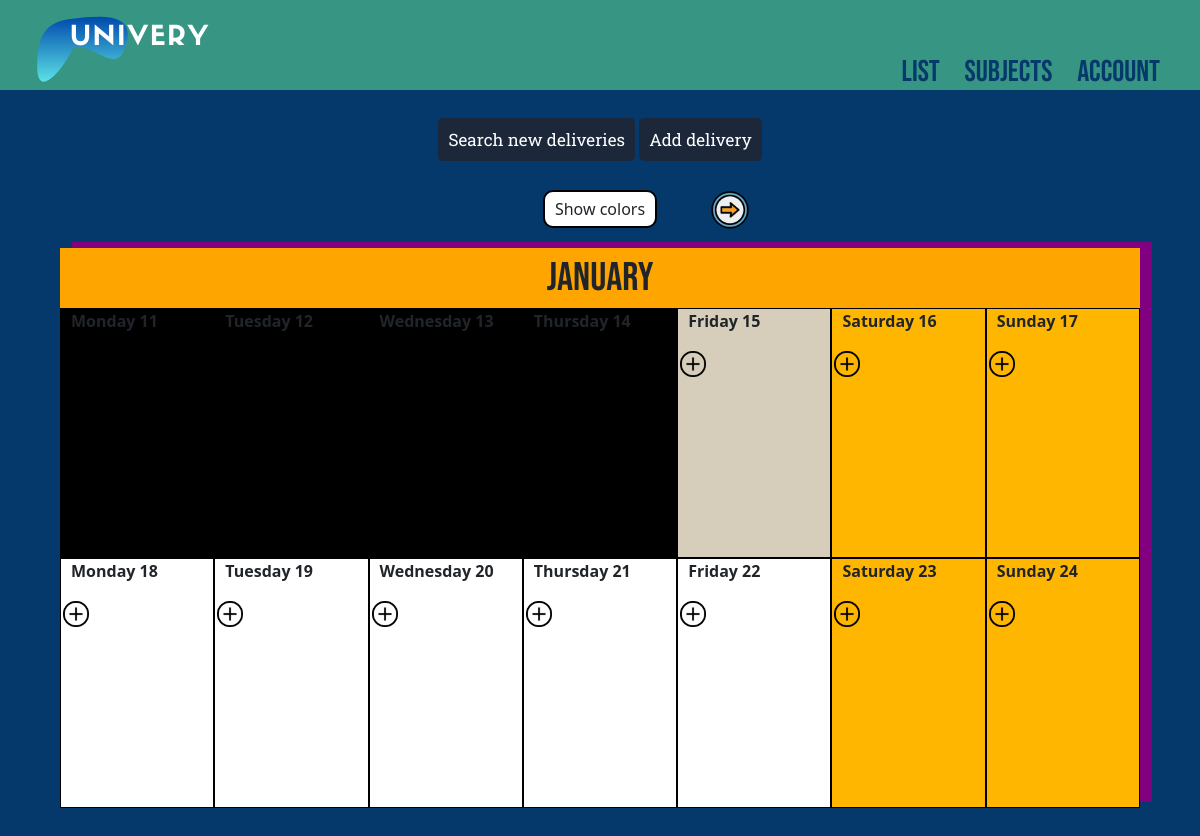
The app's page /calendar (signed in), older data.
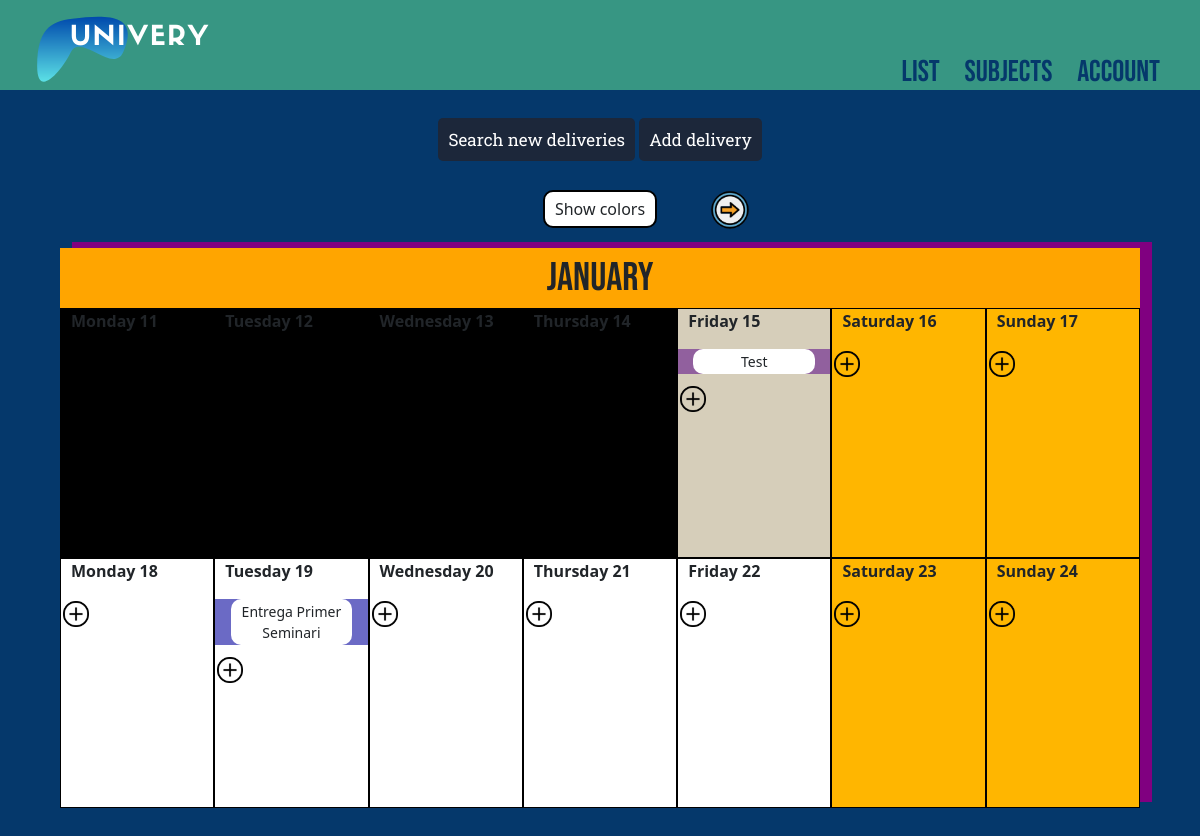
The same page, newer data.
### app/models.py (models this page shows, shortened)
class Delivery(db.Model):
    id = db.Column(db.Integer, primary_key=True)
    identification = db.Column(db.String(15), nullable=False, default=0)
    name = db.Column(db.String(80), nullable=False)
    description = db.Column(db.String(1000))
    toDate = db.Column(db.DateTime, nullable=True)
    toDateStr = db.Column(db.String(20), nullable=True)
    url = db.Column(db.String(300), nullable=True)
    hasEnded = db.Column(db.Boolean, nullable=False, default=False)
    subject_id = db.Column(db.String(15), db.ForeignKey('subject.identification'), nullable=False)
    users = db.relationship("UserDelivery", back_populates="delivery")

### app/deliveries/routes.py (the view)
@deliveries.route("/calendar")
@deliveries.route("/calendar/<int:n>")
@login_required
def calendar(n=0):
    days, month = get_days(n,
        lambda ud, i_day: ud.delivery.toDateStr == str(i_day.date()))
    return render_template('delivery/calendar.html', title="Calendar",
        days=days, month=month, view=n)

### app/deliveries/utils.py (called while the page is built)
def build_data(deliveries):
    return [{
            "id": ud.delivery.id,
            "name": ud.delivery.name,
            "description": ud.delivery.description,
            "toDate": ud.delivery.toDate,
            "toDateStr": ud.delivery.toDate.strftime(DATE_FORMAT),
            "url": ud.delivery.url,
            "type": getType(ud),
            "subject_name": getSubjectById(ud.delivery.subject_id).name,
            "subject_color": USbySubject(ud.delivery.subject_id).color
        } for ud in deliveries]

def getType(ud):
    if ud.isEliminated:
        return "Removed"
    elif ud.isDone:
        return "Done"
    return "Undone"

def day_color(today, iday):
    if iday == today:
        return '#d6ceba'    # Color for today
    elif iday.weekday() > 4:
        return '#ffb600'    # Color for weekend
    elif iday < today:
        return '#000'       # Color for past
    else:
        return '#fff'       # Color for future

### app/global_utils.py (called while the page is built)
def UDnotDone():
    return db.session.query(UserDelivery).filter_by(
        user_id=current_user.id,
        isDone=False,
        isEliminated=False
    ).all()

### app/models.py (called while the page is built)
@login_manager.user_loader
def load_user(id):
    return User.query.get(int(id))

### app/templates/delivery/calendar.html (shortened to what this page needs)
{% extends "home.html" %}
{% block deliveries %}
<div class="calendar-page">
    <div class="colors-calendar">
        <a class="right" href="{{url_for('deliveries.calendar', n=view+1)}}">
            <img width="40px" height="40px" src="/static/web_pics/next.png" alt=""></a>
        <p class="colors-calendar-content" id="colors-btn">Show colors</p>
    </div>
    <div class="calendar">
        <div class="month-name">
            <p>{{month}}</p>
        </div>
        {% for day in days %}
        <div class="day" style="background-color: {{day['color']}};">
            <p class="day-corner">{{day['day_name']}}</p>
            {% for d in day['deliveries'] %}
            <div onclick='openPopup({{ d|tojson }}, "/calendar/{{view}}")'
            class="day-element" style="background-color: {{d['subject_color']}};">
                <p class="day-element-name small-font">{{d['name']}}</p>
            </div>
            {% endfor %}
            <a href="{{url_for('deliveries.add_delivery', day=day['day'], month=day['month'])}}">
                <img width="30px" src="/static/web_pics/add.png" alt="">
            </a>
        </div>
        {% endfor %}
    </div>
</div>
{% endblock deliveries %}

Row changes from the older to the newer data that the page shows:
added Delivery: name "Test"
now on this page (row edited): Delivery: name "Entrega Primer Seminari"
